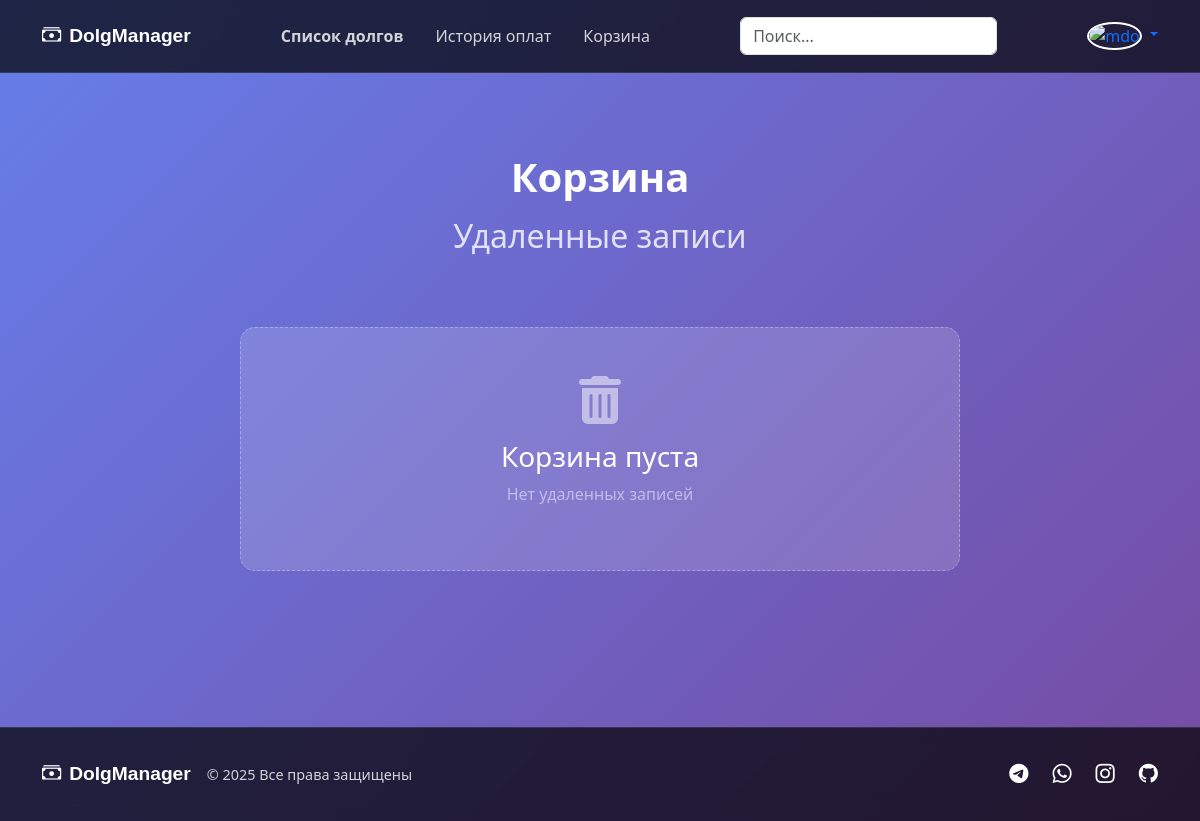
Page /korzina-list/ (signed in) on the earlier database version.
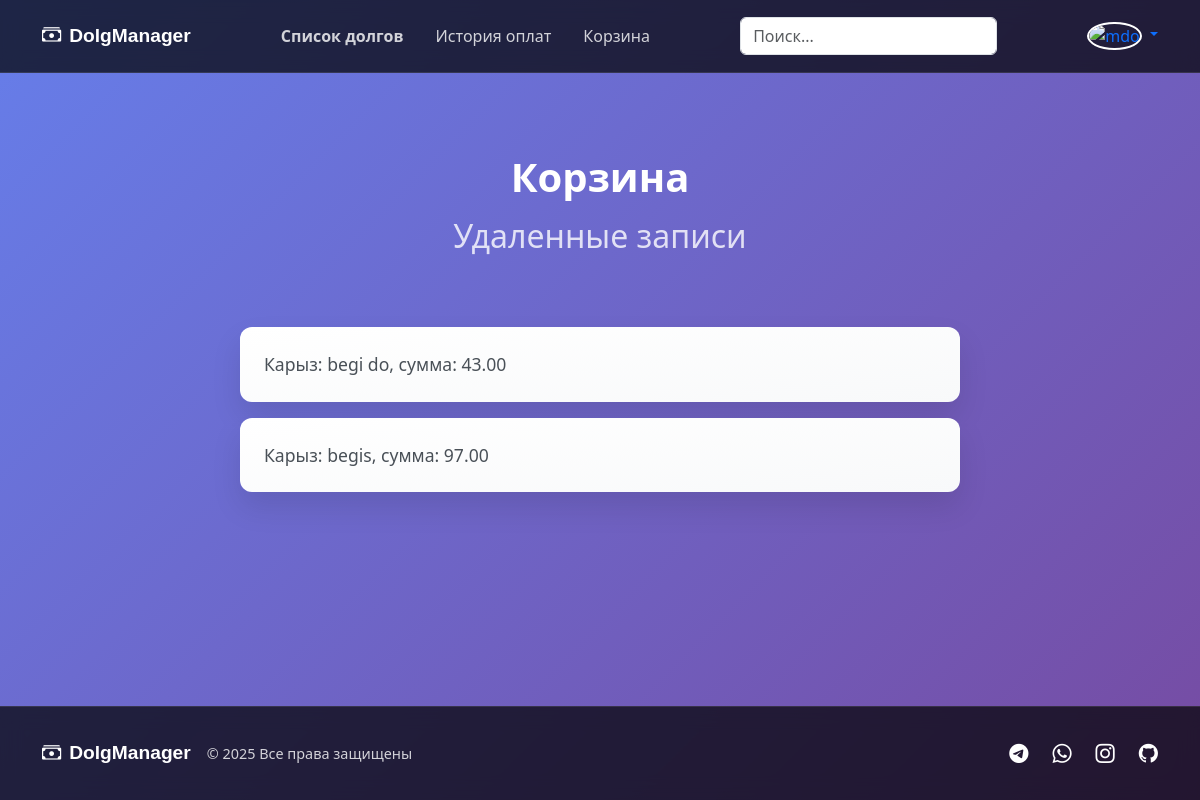
Same page on the later database version.
### core/models.py (models this page shows)
class Dolg(models.Model):
    user = models.ForeignKey('UserIndexMagazine', on_delete=models.CASCADE, verbose_name='Кассир')
    client = models.CharField(max_length=255, verbose_name='Карыз алган адам')
    phone_number = models.CharField(max_length=255, verbose_name='Номер телефона', default='0')
    summa = models.DecimalField(max_digits=10, decimal_places=2, verbose_name='Сумма')
    description = models.TextField(verbose_name='Описание')
    date_create = models.DateTimeField(auto_now_add=True, verbose_name='Дата создание')
    is_history = models.BooleanField(default=False, verbose_name="Из история")
    date_add_history = models.DateField(blank=True, null=True, verbose_name="Дата добавление истории")
    user_history = models.ForeignKey('UserIndexMagazine', on_delete=models.CASCADE, blank=True, null=True, related_name='user_history', verbose_name='Кассир доб. истории')
    is_deleted = models.BooleanField(default=False, verbose_name='Из удаление')
    deleted_comment = models.TextField(verbose_name='Комментарий удаление', blank=True)
    date_deleted = models.DateTimeField(blank=True, null=True, verbose_name='Дата удаление')
    user_deleted = models.ForeignKey('UserIndexMagazine', on_delete=models.CASCADE, blank=True, null=True, related_name='user_deleted', verbose_name='Кассир удаление')
    payment_comment = models.TextField(verbose_name='Комментарий к оплате', blank=True)
    def __str__(self):
        return f"Карыз: {self.client}, сумма: {self.summa}"

### core/views.py (the view)
# urls.py: path('korzina-list/', korzina_list, name="korzina_list"),
@login_required
def korzina_list(request):
    user_index_magazine = request.user.userindexmagazine_set.first()
    korzina = Dolg.objects.filter(user=user_index_magazine, is_deleted=True)
    return render(request, 'korzina/korzina_kist.html', {'korzina': korzina})

### core/templates/korzina/korzina_kist.html (shortened to what this page needs)
{% extends 'base.html' %}
{% block content %}
<link href="https://cdn.jsdelivr.net/npm/bootstrap@5.3.3/dist/css/bootstrap.min.css" rel="stylesheet">
<link rel="stylesheet" href="https://cdnjs.cloudflare.com/ajax/libs/animate.css/4.1.1/animate.min.css"/>
<div class="container py-4 animate__animated animate__fadeIn">
    <div class="header-section">
        <h1 class="korzina-title">Корзина</h1>
        <h2 class="korzina-subtitle">Удаленные записи</h2>
    </div>
    <div class="row">
        <div class="col-lg-8 mx-auto">
            {% if korzina %}
                {% for data in korzina %}
                    <a href="{% url 'korzina_detail' data.id %}" class="korzina-link">
                        <div class="korzina-card">
                            <div class="korzina-item">
                                {{ data }}
                            </div>
                        </div>
                    </a>
                {% endfor %}
            {% else %}
                <div class="empty-korzina">
                    <i class="fas fa-trash-alt fa-3x mb-3" style="opacity: 0.5;"></i>
                    <h3 class="text-white">Корзина пуста</h3>
                    <p class="text-white-50">Нет удаленных записей</p>
                </div>
            {% endif %}
        </div>
    </div>
</div>
{% endblock %}

Differences in the rows shown:
now on this page (row edited): Dolg: client+summa "Карыз: begi do, сумма: 43.00"
now on this page (row edited): Dolg: client+summa "Карыз: begis, сумма: 97.00"
Other differences:
text no longer shown: "Корзина пуста Нет удаленных записей"
